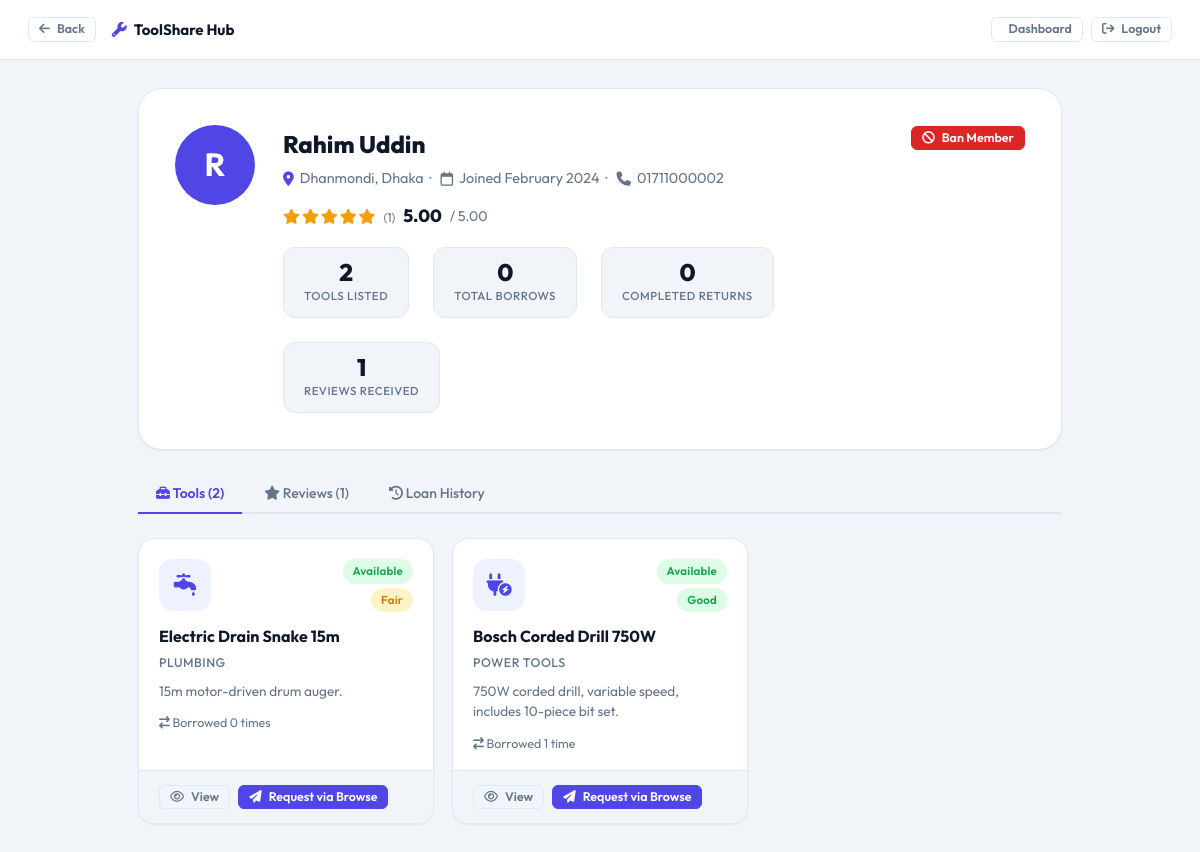
/profile.php?id=2 (signed in), run on the app's committed database.
### tables this page shows
CREATE TABLE `member` (
  `member_id` int(11) NOT NULL AUTO_INCREMENT,
  `name` varchar(150) NOT NULL,
  `email` varchar(150) NOT NULL,
  `phone` varchar(20) DEFAULT NULL,
  `password` varchar(255) NOT NULL,
  `area_id` int(11) NOT NULL,
  `avg_rating` decimal(3,2) DEFAULT 0.00,
  `total_loans` int(11) DEFAULT 0,
  `is_banned` tinyint(1) NOT NULL DEFAULT 0,
  `profile_bio` text DEFAULT NULL,
  `role` enum('Admin','Member') DEFAULT 'Member',
  `created_at` datetime DEFAULT current_timestamp(),
  PRIMARY KEY (`member_id`),
  UNIQUE KEY `email` (`email`),
  CONSTRAINT `member_ibfk_1` FOREIGN KEY (`area_id`) REFERENCES `area` (`area_id`)
);

CREATE TABLE `area` (
  `area_id` int(11) NOT NULL AUTO_INCREMENT,
  `area_name` varchar(100) NOT NULL,
  `district` varchar(100) NOT NULL,
  PRIMARY KEY (`area_id`)
);

CREATE TABLE `tool` (
  `tool_id` int(11) NOT NULL AUTO_INCREMENT,
  `owner_id` int(11) NOT NULL,
  `category_id` int(11) NOT NULL,
  `name` varchar(200) NOT NULL,
  `condition` enum('New','Good','Fair','Needs Inspection') DEFAULT 'Good',
  `status` enum('Available','On Loan','Needs Inspection','Lost') DEFAULT 'Available',
  `description` text DEFAULT NULL,
  `created_at` datetime DEFAULT current_timestamp(),
  PRIMARY KEY (`tool_id`),
  CONSTRAINT `tool_ibfk_1` FOREIGN KEY (`owner_id`) REFERENCES `member` (`member_id`),
  CONSTRAINT `tool_ibfk_2` FOREIGN KEY (`category_id`) REFERENCES `category` (`category_id`)
);

CREATE TABLE `category` (
  `category_id` int(11) NOT NULL AUTO_INCREMENT,
  `name` varchar(100) NOT NULL,
  `description` text DEFAULT NULL,
  PRIMARY KEY (`category_id`),
  UNIQUE KEY `name` (`name`)
);

### profile.php (the view, shortened to what this page needs)
<?php
require_once 'db.php';
$viewer_id   = (int)$_SESSION['member_id'];
$viewer_role = $_SESSION['role'] ?? 'Member';
$target_id   = (int)($_GET['id'] ?? $viewer_id);
$member = fetchOne("
    SELECT m.*, a.area_name, a.district
    FROM Member m
    JOIN Area a ON m.area_id=a.area_id
    WHERE m.member_id=$target_id
");
$is_own_profile = ($viewer_id === $target_id);
$is_admin       = ($viewer_role === 'Admin');
$review_count = fetchOne("
    SELECT COUNT(*) AS cnt FROM Review WHERE reviewee_id=$target_id
")['cnt'];
$tools_count = fetchOne("
    SELECT COUNT(*) AS cnt FROM Tool WHERE owner_id=$target_id
")['cnt'];
$loans_count = fetchOne("
    SELECT COUNT(*) AS cnt FROM Loan_Record
    WHERE borrower_id=$target_id AND status='Returned'
")['cnt'];
$their_tools = fetchAll("
    SELECT t.*, c.name AS cat_name,
           COUNT(lr.loan_id) AS borrow_count
    FROM Tool t
    JOIN Category c ON t.category_id=c.category_id
    LEFT JOIN Loan_Record lr ON lr.tool_id=t.tool_id
    WHERE t.owner_id=$target_id
    GROUP BY t.tool_id
    ORDER BY t.status='Available' DESC, t.created_at DESC
");
$back_url = $is_admin ? 'admin_dashboard.php?section=members' : 'user_dashboard.php?section=browse';
?>
<!DOCTYPE html>
<html lang="en">
<head>
    <link rel="stylesheet" href="assets/style.css">
    <link rel="stylesheet" href="https://cdnjs.cloudflare.com/ajax/libs/font-awesome/6.5.0/css/all.min.css">
</head>
<body style="background:var(--bg);">
    <nav style="background:var(--card);border-bottom:1px solid var(--border);padding:0 28px;height:60px;display:flex;align-items:center;gap:16px;position:sticky;top:0;z-index:100;">
        <a href="<?= $back_url ?>" class="btn btn-ghost btn-sm">
            <i class="fa-solid fa-arrow-left"></i> Back
        </a>
        <span style="font-weight:700;color:var(--text);display:flex;align-items:center;gap:7px;">
            <i class="fa-solid fa-wrench" style="color:var(--primary);"></i>
            ToolShare Hub
        </span>
        <div style="margin-left:auto;display:flex;gap:8px;">
            <a href="<?= $is_admin ? 'admin_dashboard.php' : 'user_dashboard.php' ?>" class="btn btn-ghost btn-sm">
                <i class="fa-solid fa-grid-2"></i> Dashboard
            </a>
            <a href="logout.php" class="btn btn-ghost btn-sm">
                <i class="fa-solid fa-arrow-right-from-bracket"></i> Logout
            </a>
        </div>
    </nav>
    <div style="padding:28px;max-width:980px;margin:0 auto;" class="fade-in">
        <div class="profile-hero">
            <div class="avatar xl" style="
            flex-shrink:0;
            font-size:2rem;
            background:<?= $member['role'] === 'Admin' ? 'var(--danger)' : 'var(--primary)' ?>;
        ">
                <?= strtoupper(substr($member['name'], 0, 1)) ?>
            </div>
            <div class="profile-hero-right">
                <div style="display:flex;align-items:center;gap:10px;flex-wrap:wrap;">
                    <div class="profile-hero-name"><?= htmlspecialchars($member['name']) ?></div>
                </div>
                <div class="profile-hero-sub">
                    <i class="fa-solid fa-location-dot" style="color:var(--primary);"></i>
                    <?= htmlspecialchars($member['area_name']) ?>, <?= htmlspecialchars($member['district']) ?>
                    &nbsp;·&nbsp;
                    <i class="fa-regular fa-calendar"></i>
                    Joined <?= date('F Y', strtotime($member['created_at'])) ?>
                    <?php if ($member['phone'] && ($is_own_profile || $is_admin)): ?>
                        &nbsp;·&nbsp;
                        <i class="fa-solid fa-phone"></i>
                        <?= htmlspecialchars($member['phone']) ?>
                    <?php endif; ?>
                </div>
                <div style="display:flex;align-items:center;gap:8px;margin-bottom:16px;">
                    <?= stars($member['avg_rating'], $review_count) ?>
                    <span style="font-size:1.1rem;font-weight:800;color:var(--text);">
                        <?= number_format($member['avg_rating'], 2) ?>
                    </span>
                    <span style="color:var(--text-muted);font-size:.875rem;">
                        / 5.00
                    </span>
                </div>
                <div class="profile-stats-row">
                    <div class="profile-stat-item">
                        <div class="val"><?= $tools_count ?></div>
                        <div class="lbl">Tools Listed</div>
                    </div>
                    <div class="profile-stat-item">
                        <div class="val"><?= $member['total_loans'] ?></div>
                        <div class="lbl">Total Borrows</div>
                    </div>
                    <div class="profile-stat-item">
                        <div class="val"><?= $loans_count ?></div>
                        <div class="lbl">Completed Returns</div>
                    </div>
                    <div class="profile-stat-item">
                        <div class="val"><?= $review_count ?></div>
                        <div class="lbl">Reviews Received</div>
                    </div>
                </div>
            </div>
            <div style="display:flex;flex-direction:column;gap:8px;align-items:flex-end;">
                <?php if ($is_own_profile): ?>
                    <button class="btn btn-outline btn-sm" data-modal-open="modal-edit-profile">
                        <i class="fa-regular fa-pen-to-square"></i> Edit Profile
                    </button>
                    <button class="btn btn-ghost btn-sm" data-modal-open="modal-change-password">
                        <i class="fa-solid fa-key"></i> Change Password
                    </button>
                <?php elseif ($is_admin): ?>
                    <?php if ($member['is_banned']): ?>
                        <form method="POST" action="actions.php">
                            <input type="hidden" name="action" value="unban_member">
                            <input type="hidden" name="member_id" value="<?= $target_id ?>">
                            <input type="hidden" name="back" value="profile.php?id=<?= $target_id ?>">
                            <button type="submit" class="btn btn-success btn-sm">
                                <i class="fa-solid fa-lock-open"></i> Unban Member
                            </button>
                        </form>
                    <?php elseif ($member['role'] !== 'Admin'): ?>
                        <form method="POST" action="actions.php">
                            <button type="submit" class="btn btn-danger btn-sm"
                                data-confirm="Ban this member? They will be locked out.">
                                <i class="fa-solid fa-ban"></i> Ban Member
                            </button>
                        </form>
                    <?php endif; ?>
                <?php endif; ?>
            </div>
        </div>
        <div class="tab-nav">
            <button class="tab-btn active" onclick="switchTab('tools', this)">
                <i class="fa-solid fa-toolbox"></i> Tools (<?= $tools_count ?>)
            </button>
            <button class="tab-btn" onclick="switchTab('reviews', this)">
                <i class="fa-solid fa-star"></i> Reviews (<?= $review_count ?>)
            </button>
            <?php if ($is_own_profile || $is_admin): ?>
                <button class="tab-btn" onclick="switchTab('history', this)">
                    <i class="fa-solid fa-clock-rotate-left"></i> Loan History
                </button>
            <?php endif; ?>
        </div>
        <div class="tab-panel active" id="tab-tools">
            <?php if ($their_tools): ?>
                <div class="tools-grid">
                    <?php foreach ($their_tools as $t): ?>
                        <div class="tool-card">
                            <div class="tool-card-top">
                                <div class="tool-icon-wrap">
                                    <i class="<?= categoryIcon($t['cat_name']) ?>"></i>
                                </div>
                                <div class="tool-badges">
                                    <?= badge($t['status']) ?>
                                    <?= badge($t['condition']) ?>
                                </div>
                            </div>
                            <div class="tool-card-body">
                                <div class="tool-name"><?= htmlspecialchars($t['name']) ?></div>
                                <div class="tool-category"><?= htmlspecialchars($t['cat_name']) ?></div>
                                <div class="tool-desc"><?= htmlspecialchars(trunc($t['description'], 80)) ?></div>
                                <div style="font-size:.78rem;color:var(--text-muted);">
                                    <i class="fa-solid fa-arrow-right-arrow-left"></i>
                                    Borrowed <?= $t['borrow_count'] ?> time<?= $t['borrow_count'] != 1 ? 's' : '' ?>
                                </div>
                            </div>
                            <div class="tool-card-footer">
                                <a href="tool_details.php?id=<?= $t['tool_id'] ?>" class="btn btn-ghost btn-sm">
                                    <i class="fa-regular fa-eye"></i> View
                                </a>
                                <?php if ($t['status'] === 'Available' && !$is_own_profile && !$member['is_banned']): ?>
                                    <a href="user_dashboard.php?section=browse" class="btn btn-primary btn-sm">
                                        <i class="fa-solid fa-paper-plane"></i> Request via Browse
                                    </a>
                                <?php endif; ?>
                            </div>
                        </div>
                    <?php endforeach; ?>
                </div>
            <?php endif; ?>
        </div>
    </div>
</body>
</html>

### db.php (shortened to what this page needs)
<?php
$conn = mysqli_connect(DB_HOST, DB_USER, DB_PASS, DB_NAME);
mysqli_set_charset($conn, 'utf8mb4');
function q($sql)
{
    global $conn;
    $r = mysqli_query($conn, $sql);
    return $r;
}
function fetchAll($sql)
{
    $result = q($sql);
    $rows = [];
    while ($row = mysqli_fetch_assoc($result)) $rows[] = $row;
    return $rows;
}
function fetchOne($sql)
{
    $result = q($sql);
    return mysqli_fetch_assoc($result);
}
function categoryIcon($name)
{
    $map = [
        'Power Tools'        => 'fa-solid fa-plug-circle-bolt',
        'Hand Tools'         => 'fa-solid fa-wrench',
        'Garden Tools'       => 'fa-solid fa-seedling',
        'Kitchen Appliances' => 'fa-solid fa-blender',
        'Cleaning Equipment' => 'fa-solid fa-broom',
        'Electrical'         => 'fa-solid fa-bolt',
        'Plumbing'           => 'fa-solid fa-faucet-drip',
        'Painting'           => 'fa-solid fa-paint-brush',
        'Automotive'         => 'fa-solid fa-car-side',
        'Outdoor & Camping'  => 'fa-solid fa-tent',
    ];
    return $map[$name] ?? 'fa-solid fa-toolbox';
}
function badge($status)
{
    $map = [
        'Available'        => 'badge-success',
        'On Loan'          => 'badge-primary',
        'Needs Inspection' => 'badge-warning',
        'Lost'             => 'badge-danger',
        'Active'           => 'badge-info',
        'Returned'         => 'badge-success',
        'Overdue'          => 'badge-danger',
        'Pending'          => 'badge-warning',
        'Approved'         => 'badge-success',
        'Rejected'         => 'badge-danger',
        'Cancelled'        => 'badge-muted',
        'New'              => 'badge-info',
        'Good'             => 'badge-success',
        'Fair'             => 'badge-warning',
        'Damaged'          => 'badge-danger',
        'Minor'            => 'badge-warning',
        'Moderate'         => 'badge-orange',
        'Severe'           => 'badge-danger',
    ];
    $cls = $map[$status] ?? 'badge-muted';
    return "<span class='badge {$cls}'>" . htmlspecialchars($status) . "</span>";
}
function stars($rating, $count = null)
{
    $full = (int)round($rating);
    $html = '<span class="star-row">';
    for ($i = 1; $i <= 5; $i++) {
        $html .= $i <= $full ? '<i class="fa-solid fa-star star-on"></i>' : '<i class="fa-regular fa-star star-off"></i>';
    }
    $html .= '</span>';
    if ($count !== null) $html .= " <small class='text-muted'>({$count})</small>";
    return $html;
}
function trunc($text, $len = 80)
{
    return strlen($text) > $len ? substr($text, 0, $len) . '…' : $text;
}

### data on the page
member: name "R", name "Rahim Uddin", area.area_name "Dhanmondi", area.district "Dhaka", created_at "February 2024", phone "01711000002", avg_rating "5.00", total_loans "0"
tool: status "Available Fair", name "Electric Drain Snake 15m", category.name "PLUMBING", description "15m motor-driven drum auger.", borrow_count "0", shows "Request via Browse"
tool: status "Available Good", name "Bosch Corded Drill 750W", category.name "POWER TOOLS", description "750W corded drill, variable speed, includes 10-piece bit set.", borrow_count "1", shows "Request via Browse"

### other printed values
$count "1"
$tools_count "2"
$loans_count "0"
$review_count "1"
